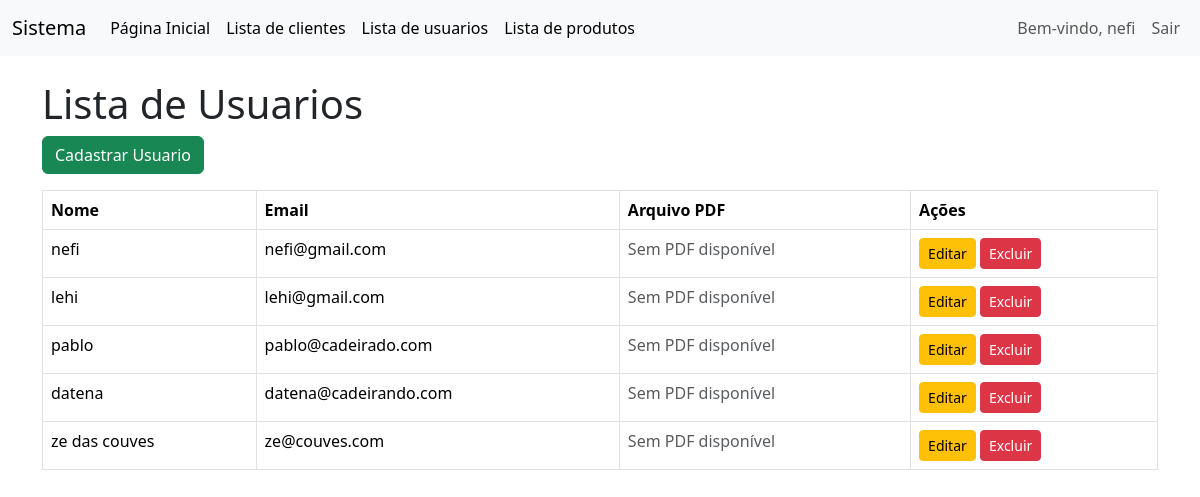
The app's page /lista_usuarios.php (signed in) with its own data.
### tables this page shows
CREATE TABLE `usuarios` (
  `id` int NOT NULL,
  `nome` varchar(100) DEFAULT NULL,
  `email` varchar(100) DEFAULT NULL,
  `senha` varchar(255) DEFAULT NULL,
  `nivel_acesso` varchar(255) DEFAULT NULL
);

### lista_usuarios.php (the view, shortened to what this page needs)
<?php
include 'conexao.php';
include 'menu.php';
$usuarios = $conn->query("SELECT * FROM usuarios")->fetchAll(PDO::FETCH_ASSOC);
$temAcessoAdmin = isset($_SESSION['nivel_acesso']) && $_SESSION['nivel_acesso'] === 'ADMINISTRADOR';
?>
<!DOCTYPE html>
<html lang="pt-br">
<head>
    <link href="https://cdn.jsdelivr.net/npm/bootstrap@5.3.3/dist/css/bootstrap.min.css" rel="stylesheet">
</head>
<body>
    <div class="container">
        <h1 class="mt-4">Lista de Usuarios</h1>
        <a href="cadastro_usuario.php" class="btn btn-success mb-3">Cadastrar Usuario</a>
        <table class="table table-bordered">
            <thead>
                <tr>
                    <th>Nome</th>
                    <th>Email</th>
                    <th>Arquivo PDF</th>
                    <th>Ações</th>
                </tr>
            </thead>
            <tbody>
                <?php foreach ($usuarios as $usuario): ?>
                    <tr>
                        <td><?= htmlspecialchars($usuario['nome']) ?></td>
                        <td><?= htmlspecialchars($usuario['email']) ?></td>
                        <td>
                            <?php if (!empty($usuario['arquivo_pdf']) && file_exists("uploads/{$usuario['arquivo_pdf']}")): ?>
                                <a href="uploads/<?= htmlspecialchars($usuario['arquivo_pdf']) ?>" target="_blank">Ver PDF</a>
                            <?php else: ?>
                                <span class="text-muted">Sem PDF disponível</span>
                            <?php endif; ?>
                        </td>
                        <td>
                            <?php if ($temAcessoAdmin): ?>
                                <a href="editar.php?id=<?= $usuario['id'] ?>" class="btn btn-warning btn-sm">Editar</a>
                                <a href="excluir.php?id=<?= $usuario['id'] ?>" class="btn btn-danger btn-sm" onclick="return confirm('A exclusão é permanente! Tem certeza disso?')">Excluir</a>
                            <?php else: ?>
                                <span class="text-muted">Sem permissão</span>
                            <?php endif; ?>
                        </td>
                    </tr>
                <?php endforeach; ?>
            </tbody>
        </table>
    </div>
</body>
</html>

### records on screen
usuarios: nome "nefi", email "nefi@gmail.com"
usuarios: nome "lehi", email "lehi@gmail.com"
usuarios: nome "pablo", email "pablo@cadeirado.com"
usuarios: nome "datena", email "datena@cadeirando.com"
usuarios: nome "ze das couves", email "ze@couves.com"

### other values on screen
$_SESSION['nome_usuario'] "nefi"
